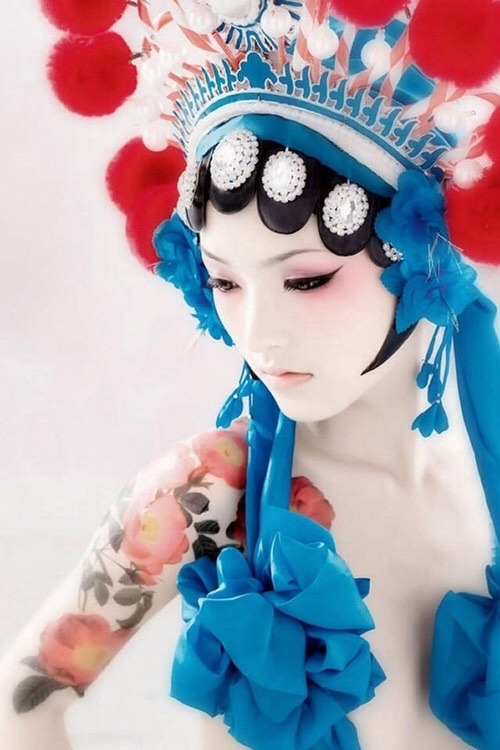
#> input picture Phanvung/anh4.jpg, 500 x 750 px
$ python Gian_vung.py
#> lines starting #> are read from the running program, lines starting #| are printed output that depends on the picture; after the words box and inside, x2 and y2 are one past the last pixel; in counts of white or black regions, pixels touching at a corner belong together
import numpy as np
import cv2
import matplotlib.pyplot as plt

# Định nghĩa lớp Point để nhận tọa độ các điểm ảnh
# Các điểm này, sau này để chọn các điểm "hạt giống"

class Point:
    def __init__(self,x,y):
      self.x = x
      self.y = y

    def getX(self):
        return self.x
    def getY(self):
        return self.y

# xác định giá trị mức xám khác nhau của điểm ảnh
def getGrayDiff(img,currentPoint,tmpPoint):
    return abs(int(img[currentPoint.x,currentPoint.y]) - int(img[tmpPoint.x,tmpPoint.y]))

# Định nghĩa các 8 điểm lân cận để xem xét nở vùng (kết nối)
def selectConnects():
    connects = [Point(-1, -1), Point(0, -1), Point(1, -1), Point(1, 0), Point(1, 1), Point(0, 1), Point(-1, 1), Point(-1, 0)]
    return connects

# Định nghĩa hàm regionGrow để thực hiện nở vùng
def regionGrow(img,seeds,thresh): # img: ảnh; seeds: danh sách điểm hạt giống; thresh: ngưỡng
    m, n = img.shape
    seedMark = np.zeros([m, n]) # Tạo mảng để đánh dấu các điểm hạt gống,
                                 # Tức là, mảng này chứa ảnh ảnh và có các điểm hạt giống
    seedList = [] # Tạo danh sách chứa điểm hạt giống
    for seed in seeds:
        seedList.append(seed)      # Thêm các điểm hạt giống vào danh sách chứa điểm hạt giống
    label = 1                     # khởi tạo nhãn có giá trị = 1
    connects = selectConnects()   # Tạo các kết nối với 8 điểm lân cận
    while(len(seedList)>0): # Lặp qua danh sách chứa điểm hạt giống seedList
          # lấy điểm hạt giống đầu tiên trong danh sách chứa điểm hạt giống
          currentPoint = seedList.pop(0)
          # đánh dấu (gán nhãn) cho điểm hạt giống
          seedMark[currentPoint.x,currentPoint.y] = label
          for i in range(8):    # xem xét (lặp qua) 8 điểm lân cận
               tmpX = currentPoint.x + connects[i].x
               tmpY = currentPoint.y + connects[i].y
               if tmpX < 0 or tmpY < 0 or tmpX >= m or tmpY >= n:
                    continue
               # Tính sự sai khác nhau giá trị mức xám của điểm ảnh hiện tại
               # với từng điểm (8 điểm) lân cận nó
               grayDiff = getGrayDiff(img,currentPoint,Point(tmpX,tmpY))
               # Nếu nhỏ hơn ngưỡng và trong vùng ảnh gốc
               if grayDiff < thresh and seedMark[tmpX,tmpY] == 0:
                    # Đánh dấu điểm đó thành điểm hạt giống và gán nhãn
                    seedMark[tmpX,tmpY] = label
                    # Thêm điểm được đánh dấu vào danh sách điểm hạt giống
                    seedList.append(Point(tmpX,tmpY))
     # Trả về ảnh có chứa các điểm hạt giống (được gán nhãn) là ảnh phân đoạn
    return seedMark

if __name__ == "__main__":
    # Đọc ảnh
    img = cv2.imread('anh4.jpg',0)
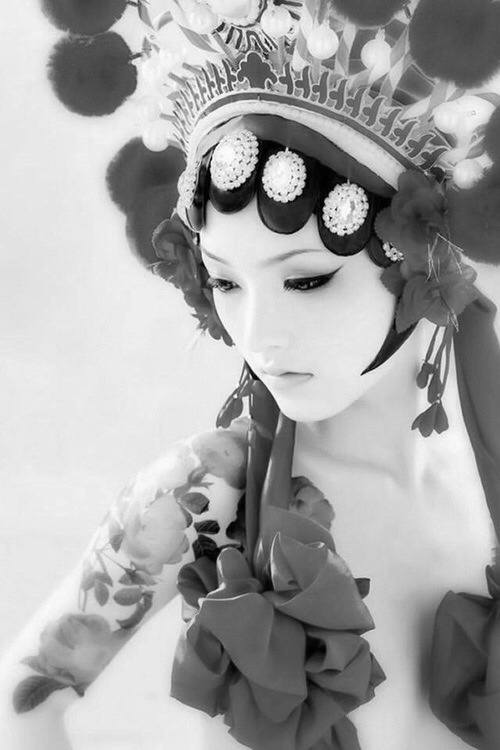
#> img: shape (750, 500); min 0, max 255, mean 165.5
    # Chọn 3 điểm làm điểm hạt gống. Có thể chọn số điểm cho ảnh khác
    seeds = [Point(10, 10), Point(300, 400), Point(100, 300)]
    # Thực hiện tăng vùng bằng cách gọi hàm regionGrow
    img_result = regionGrow(img, seeds, 5)  #5: là giá trị ngưỡng, gía trị này thay đổi phụ thuộc ảnh ta quy định
#> the loop in regionGrow, `while(len(seedList)>0):` made 200496 passes
#> after the loop in regionGrow, `while(len(seedList)>0):`:
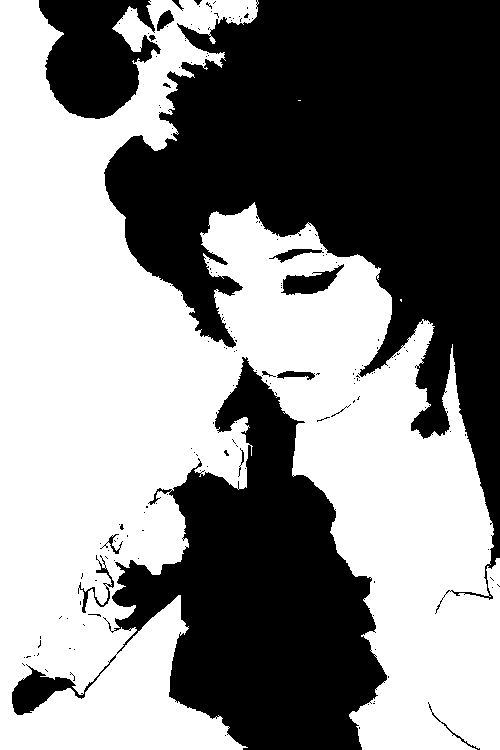
#> seedMark: shape (750, 500) float64; values 0 (black) and 1 (white), 53.5% white; 171 black regions (154 under 20 px), largest, box (x1, y1, x2, y2) and area: (104, 0, 500, 614) 105717, (12, 357, 387, 750) 56393, (39, 0, 161, 119) 9688
#> after the loop in regionGrow, `while(len(seedList)>0):`: seedList = []

    fig = plt.figure(figsize=(16, 9))  # Tạo vùng vẽ tỷ lệ 16:9
    #Tạo 2 vùng vẽ con
    ax1, ax2 = fig.subplots(1, 2)

    # Hiển thị ảnh gốc
    ax1.imshow(img,cmap='gray')
    ax1.set_title('Ảnh gốc')
    ax1.axis('off')

    # Hiển thị ảnh phân đoạn
    ax2.imshow(img_result, cmap='gray')
    ax2.set_title('Ảnh phân đoạn Region Growing')
    ax2.axis('off')

    plt.show()
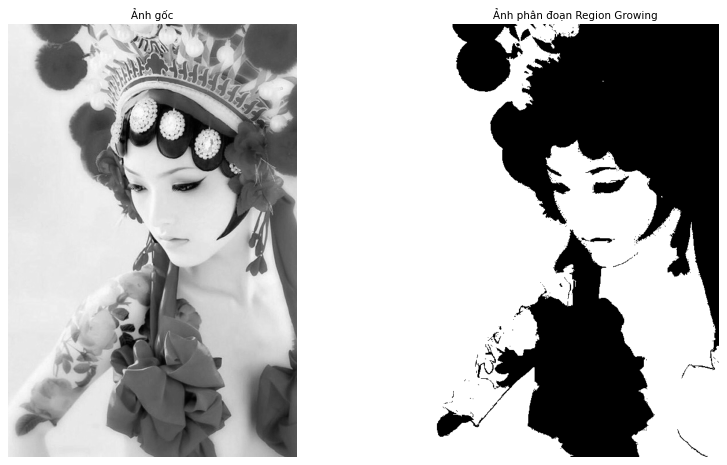
#> figure drawn by matplotlib, 2 panels

$ run again, with Phanvung/anh5.tif saved as Phanvung/anh4.jpg
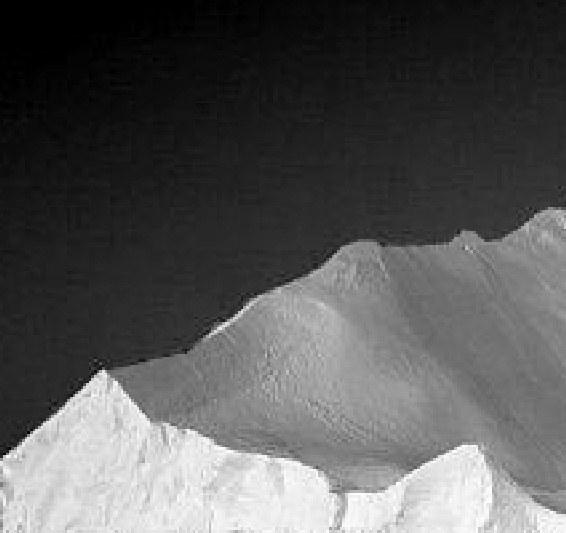
#> input picture Phanvung/anh5.tif, 566 x 533 px
#> img is the input picture: shape (533, 566); min 0, max 255, mean 87.3
#> the loop in regionGrow, `while(len(seedList)>0):` made 244447 passes
#> after the loop in regionGrow, `while(len(seedList)>0):`:
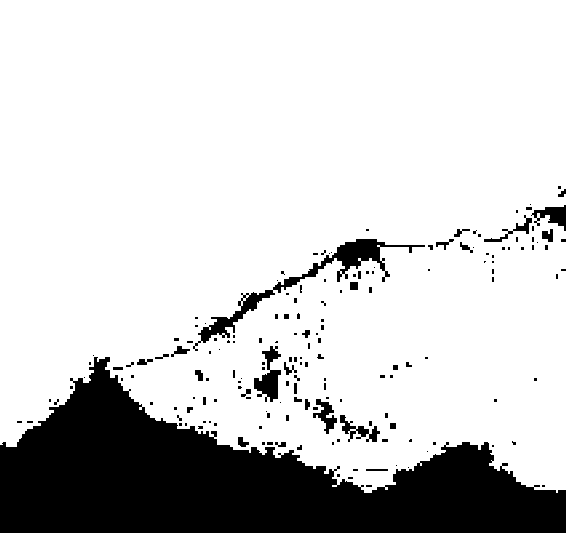
#> seedMark: shape (533, 566) float64; values 0 (black) and 1 (white), 81% white; 173 black regions (138 under 20 px), largest, box (x1, y1, x2, y2) and area: (0, 357, 566, 533) 49928, (193, 239, 425, 351) 2643, (254, 346, 281, 402) 730
#> after the loop in regionGrow, `while(len(seedList)>0):`: seedList = []
#> `plt.show()`:
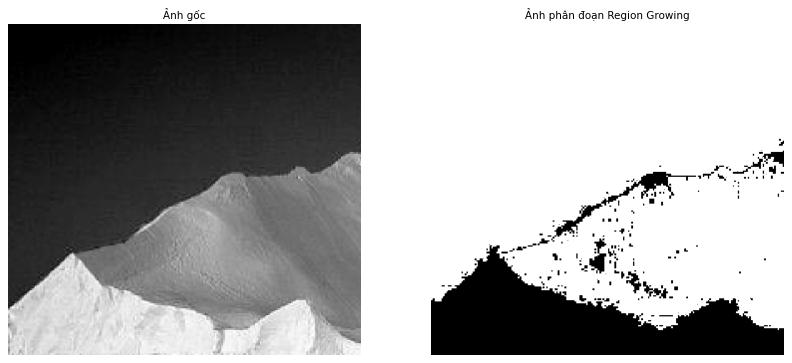
#> figure drawn by matplotlib, 2 panels
